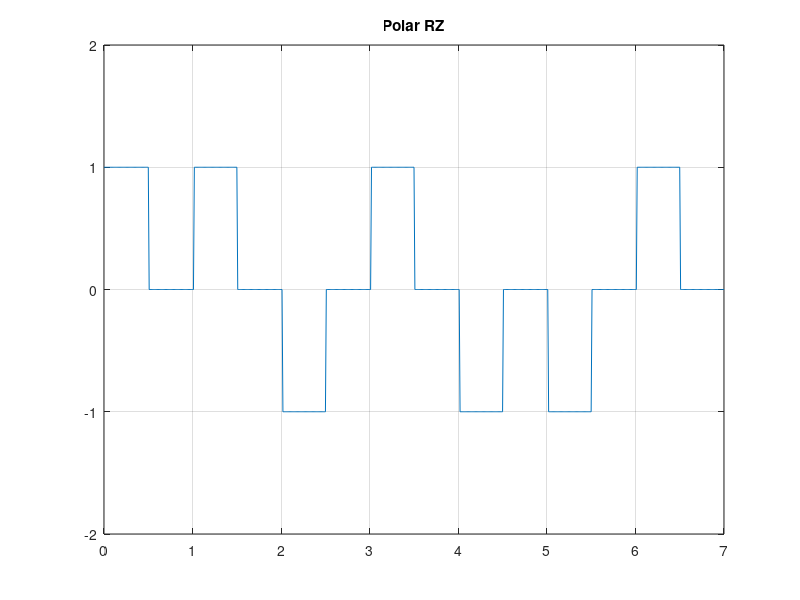

MATLAB code for this plot:
% Name: Priyadarshan Ghosh
% Roll no.: 72
clc;
clf;
N = 7;
%n = [0 0 1 1 0 0 0 1 0 0]; %n = randi([0 1], 1, N)
n = [1 1 0 1 0 0 1]
% Polar Mapping
for k = 1:length(n)
    if n(k) ==0
        nn(k) = -1;
    else
        nn(k) = 1;
    end
end
% RZ Pulse Shaping
i = 1; 
a = 0;
b = 0.5;
t = 0:.01:length(n);
for j = 1:length(t)
    if t(j) >= a && t(j) <= b
        y(j) = nn(i);
    elseif t(j) > b && t(j) <= i
        y(j) = 0;
    else
        i = i + 1;
        a = a + 1;
        b = b + 1; 
    end      
end
plot(t,y);
axis([0 N -2 2]);
title('Polar RZ');
grid on;